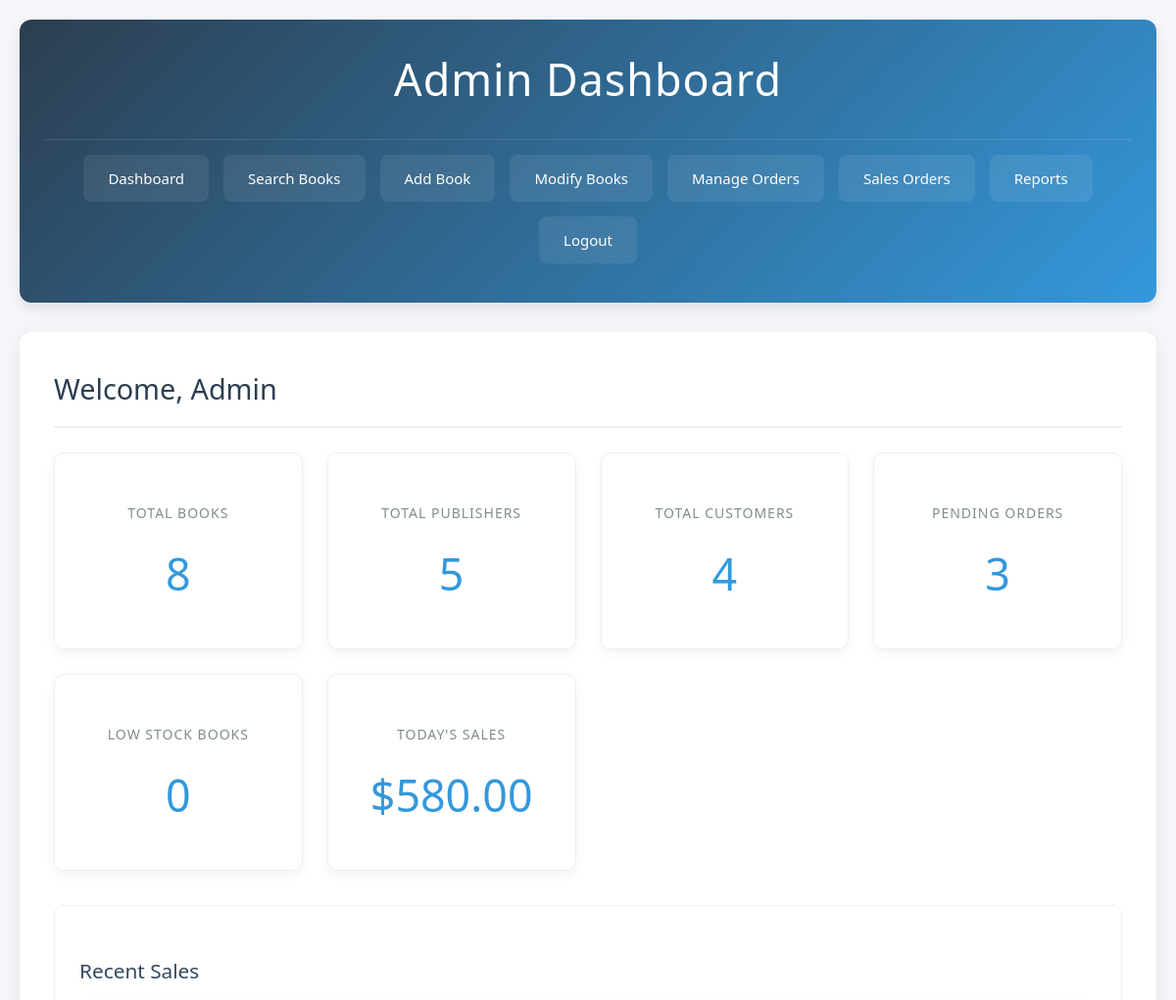
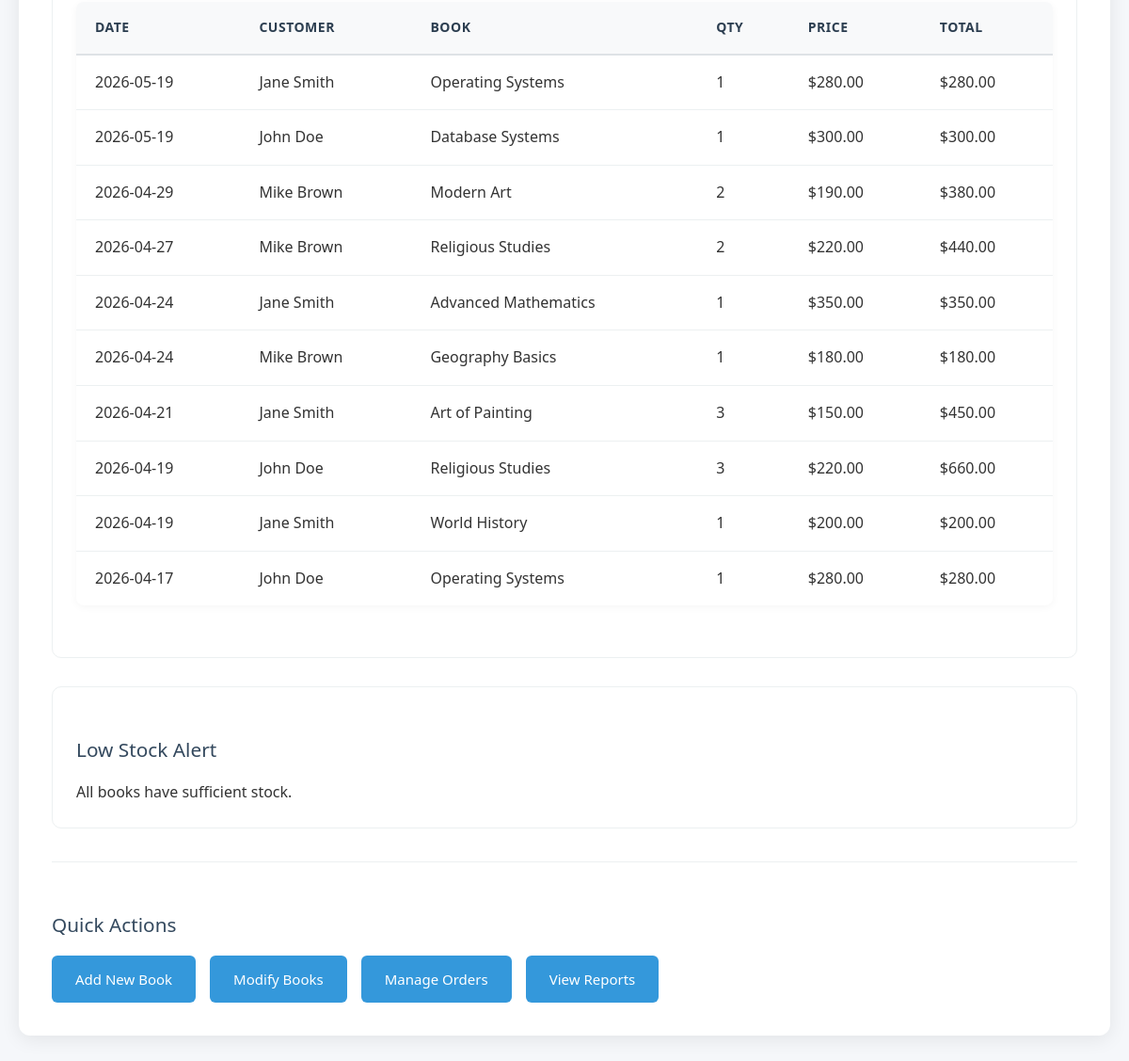
Page /admin/dashboard.php (signed in) on the committed database (2 pictures, top to bottom).
### tables this page shows
CREATE TABLE Sales (
    sale_id INT AUTO_INCREMENT PRIMARY KEY,
    user_id INT,
    ISBNID VARCHAR(20),
    sale_date DATE,
    quantity INT,
    price_at_sale DECIMAL(10,2),
    FOREIGN KEY (user_id) REFERENCES Users(user_id),
    FOREIGN KEY (ISBNID) REFERENCES Book(ISBNID)
);

CREATE TABLE Book (
    ISBNID VARCHAR(20) PRIMARY KEY,
    title VARCHAR(150) NOT NULL,
    PID INT NOT NULL,
    publication_year INT CHECK (publication_year >= 1900),
    price DECIMAL(10,2) CHECK (price > 0),
    category ENUM('Science','Art','Religion','History','Geography'),
    quantity INT DEFAULT 0,
    threshold INT DEFAULT 5,
    FOREIGN KEY (PID) REFERENCES Publisher(PID)
);

### admin/dashboard.php (the view, shortened to what this page needs)
<?php
require_once '../includes/config.php';
$stats = [
    'total_books' => $pdo->query("SELECT COUNT(*) FROM Book")->fetchColumn(),
    'total_publishers' => $pdo->query("SELECT COUNT(*) FROM Publisher")->fetchColumn(),
    'total_customers' => $pdo->query("SELECT COUNT(*) FROM Users WHERE role = 'CUSTOMER'")->fetchColumn(),
    'pending_orders' => $pdo->query("SELECT COUNT(*) FROM Publisher_Order WHERE status = 'Pending'")->fetchColumn(),
    'low_stock_books' => $pdo->query("SELECT COUNT(*) FROM Book WHERE quantity < threshold")->fetchColumn(),
    'total_sales_today' => $pdo->query("SELECT SUM(quantity * price_at_sale) FROM Sales WHERE sale_date = CURDATE()")->fetchColumn() ?? 0,
];
$recent_sales = $pdo->query("
    SELECT s.*, b.title, u.username, CONCAT(up.first_name, ' ', up.last_name) as customer_name
    FROM Sales s
    JOIN Book b ON s.ISBNID = b.ISBNID
    JOIN Users u ON s.user_id = u.user_id
    JOIN UserProfile up ON u.user_id = up.user_id
    ORDER BY s.sale_date DESC, s.sale_id DESC
    LIMIT 10
")->fetchAll(PDO::FETCH_ASSOC);
$low_stock = $pdo->query("
    SELECT b.*, p.name as publisher_name
    FROM Book b
    JOIN Publisher p ON b.PID = p.PID
    WHERE b.quantity < b.threshold
    ORDER BY b.quantity ASC
    LIMIT 10
")->fetchAll(PDO::FETCH_ASSOC);
?>
<!DOCTYPE html>
<html lang="en">
<head>
    <link rel="stylesheet" href="../css/style.css">
</head>
<body>
    <div class="container">
        <header>
            <h1>Admin Dashboard</h1>
            <nav>
                <a href="dashboard.php">Dashboard</a>
                <a href="search.php">Search Books</a>
                <a href="add_book.php">Add Book</a>
                <a href="modify_book.php">Modify Books</a>
                <a href="manage_orders.php">Manage Orders</a>
                <a href="view_orders.php">Sales Orders</a>
                <a href="reports.php">Reports</a>
                <a href="../logout.php">Logout</a>
            </nav>
        </header>
        <main>
            <h2>Welcome, Admin</h2>
            <div class="stats-grid">
                <div class="stat-card">
                    <h3>Total Books</h3>
                    <p class="stat-number"><?php echo $stats['total_books']; ?></p>
                </div>
                <div class="stat-card">
                    <h3>Total Publishers</h3>
                    <p class="stat-number"><?php echo $stats['total_publishers']; ?></p>
                </div>
                <div class="stat-card">
                    <h3>Total Customers</h3>
                    <p class="stat-number"><?php echo $stats['total_customers']; ?></p>
                </div>
                <div class="stat-card">
                    <h3>Pending Orders</h3>
                    <p class="stat-number"><?php echo $stats['pending_orders']; ?></p>
                </div>
                <div class="stat-card">
                    <h3>Low Stock Books</h3>
                    <p class="stat-number"><?php echo $stats['low_stock_books']; ?></p>
                </div>
                <div class="stat-card">
                    <h3>Today's Sales</h3>
                    <p class="stat-number">$<?php echo number_format($stats['total_sales_today'], 2); ?></p>
                </div>
            </div>
            <div class="dashboard-sections">
                <div class="section">
                    <h3>Recent Sales</h3>
                    <table>
                        <thead>
                            <tr>
                                <th>Date</th>
                                <th>Customer</th>
                                <th>Book</th>
                                <th>Qty</th>
                                <th>Price</th>
                                <th>Total</th>
                            </tr>
                        </thead>
                        <tbody>
                            <?php foreach ($recent_sales as $sale): ?>
                            <tr>
                                <td><?php echo $sale['sale_date']; ?></td>
                                <td><?php echo $sale['customer_name']; ?></td>
                                <td><?php echo $sale['title']; ?></td>
                                <td><?php echo $sale['quantity']; ?></td>
                                <td>$<?php echo $sale['price_at_sale']; ?></td>
                                <td>$<?php echo number_format($sale['quantity'] * $sale['price_at_sale'], 2); ?></td>
                            </tr>
                            <?php endforeach; ?>
                        </tbody>
                    </table>
                </div>
                <div class="section">
                    <h3>Low Stock Alert</h3>
                    <?php if (!empty($low_stock)): ?>
                    <table>
                        <thead>
                            <tr>
                                <th>ISBN</th>
                                <th>Title</th>
                                <th>Publisher</th>
                                <th>Current</th>
                                <th>Threshold</th>
                                <th>Status</th>
                            </tr>
                        </thead>
                        <tbody>
                            <?php foreach ($low_stock as $book): ?>
                            <tr>
                                <td><?php echo $book['ISBNID']; ?></td>
                                <td><?php echo $book['title']; ?></td>
                                <td><?php echo $book['publisher_name']; ?></td>
                                <td><?php echo $book['quantity']; ?></td>
                                <td><?php echo $book['threshold']; ?></td>
                                <td><span class="status-warning">Low Stock</span></td>
                            </tr>
                            <?php endforeach; ?>
                        </tbody>
                    </table>
                    <?php else: ?>
                    <p>All books have sufficient stock.</p>
                    <?php endif; ?>
                </div>
            </div>
            <div class="quick-actions">
                <h3>Quick Actions</h3>
                <div class="action-buttons">
                    <a href="add_book.php" class="btn">Add New Book</a>
                    <a href="modify_book.php" class="btn">Modify Books</a>
                    <a href="manage_orders.php" class="btn">Manage Orders</a>
                    <a href="reports.php" class="btn">View Reports</a>
                </div>
            </div>
        </main>
    </div>
</body>
</html>

### css/style.css (style rules this page uses)
* { margin: 0; padding: 0; box-sizing: border-box; }
body { font-family: 'Segoe UI', Tahoma, Geneva, Verdana, sans-serif; line-height: 1.6; color: #333; background-color: #f5f7fa; }
.container { max-width: 1400px; margin: 0 auto; padding: 20px; }
header { background: linear-gradient(135deg, #2c3e50 0%, #3498db 100%); color: white; padding: 25px; border-radius: 12px; margin-bottom: 30px; box-shadow: 0 6px 15px rgba(0, 0, 0, 0.1); }
header h1 { margin-bottom: 25px; font-size: 2.8rem; text-align: center; font-weight: 300; letter-spacing: 1px; }
nav { display: flex; justify-content: center; gap: 15px; flex-wrap: wrap; padding: 15px 0; border-top: 1px solid rgba(255, 255, 255, 0.1); }
nav a { color: white; text-decoration: none; padding: 12px 25px; border-radius: 8px; background: rgba(255, 255, 255, 0.08); transition: all 0.3s ease; font-size: 15px; font-weight: 500; display: flex; align-items: center; gap: 8px; }
main { background: white; padding: 35px; border-radius: 12px; box-shadow: 0 4px 20px rgba(0, 0, 0, 0.08); margin-bottom: 30px; }
h2 { color: #2c3e50; margin-bottom: 25px; padding-bottom: 15px; border-bottom: 2px solid #ecf0f1; font-size: 1.8rem; font-weight: 400; }
h3 { color: #34495e; margin: 25px 0 15px; font-size: 1.3rem; font-weight: 500; }
.btn { display: inline-flex; align-items: center; justify-content: center; gap: 8px; padding: 12px 24px; background: #3498db; color: white; text-decoration: none; border: none; border-radius: 6px; cursor: pointer; transition: all 0.3s ease; font-size: 15px; font-weight: 500; border: 1px solid transparent; }
table { width: 100%; border-collapse: collapse; margin-bottom: 30px; background: white; box-shadow: 0 2px 8px rgba(0, 0, 0, 0.04); border-radius: 8px; overflow: hidden; }
th, td { padding: 16px 20px; text-align: left; border-bottom: 1px solid #ecf0f1; }
th { background: #f8f9fa; color: #2c3e50; font-weight: 600; font-size: 14px; text-transform: uppercase; letter-spacing: 0.5px; border-bottom: 2px solid #dee2e6; }
tr:last-child td { border-bottom: none; }
.stat-card { background: white; padding: 25px; border-radius: 10px; box-shadow: 0 4px 12px rgba(0, 0, 0, 0.05); text-align: center; border: 1px solid #ecf0f1; transition: transform 0.3s ease; }
.stat-number { font-size: 2.8rem; font-weight: 300; color: #3498db; margin: 15px 0; }
.stat-card h3 { color: #7f8c8d; font-size: 14px; text-transform: uppercase; letter-spacing: 1px; margin-bottom: 10px; }
.stats-grid { display: grid; grid-template-columns: repeat(auto-fit, minmax(200px, 1fr)); gap: 25px; margin-bottom: 35px; }
.dashboard-sections { display: grid; grid-template-columns: 1fr 1fr; gap: 30px; margin-bottom: 30px; }
@media (max-width: 1200px) { .dashboard-sections { grid-template-columns: 1fr; } }
.section { background: white; padding: 25px; border-radius: 10px; border: 1px solid #ecf0f1; }
.quick-actions { margin-top: 35px; padding-top: 25px; border-top: 1px solid #ecf0f1; }
.action-buttons { display: flex; gap: 15px; flex-wrap: wrap; }

### rows in the picture
sales: sale_date "2026-05-19", customer_name "Jane Smith", ISBNID.title "Operating Systems", quantity "1", price_at_sale "280.00", $sale['quantity']*$sale['price_at_sale'] "280.00"
sales: sale_date "2026-05-19", customer_name "John Doe", ISBNID.title "Database Systems", quantity "1", price_at_sale "300.00", $sale['quantity']*$sale['price_at_sale'] "300.00"
sales: sale_date "2026-04-29", customer_name "Mike Brown", ISBNID.title "Modern Art", quantity "2", price_at_sale "190.00", $sale['quantity'] * $sale['price_at_sale'] "380.00"
sales: sale_date "2026-04-27", customer_name "Mike Brown", ISBNID.title "Religious Studies", quantity "2", price_at_sale "220.00", $sale['quantity'] * $sale['price_at_sale'] "440.00"
sales: sale_date "2026-04-24", customer_name "Jane Smith", ISBNID.title "Advanced Mathematics", quantity "1", price_at_sale "350.00", $sale['quantity']*$sale['price_at_sale'] "350.00"
sales: sale_date "2026-04-24", customer_name "Mike Brown", ISBNID.title "Geography Basics", quantity "1", price_at_sale "180.00", $sale['quantity']*$sale['price_at_sale'] "180.00"
sales: sale_date "2026-04-21", customer_name "Jane Smith", ISBNID.title "Art of Painting", quantity "3", price_at_sale "150.00", $sale['quantity'] * $sale['price_at_sale'] "450.00"
sales: sale_date "2026-04-19", customer_name "John Doe", ISBNID.title "Religious Studies", quantity "3", price_at_sale "220.00", $sale['quantity'] * $sale['price_at_sale'] "660.00"
sales: sale_date "2026-04-19", customer_name "Jane Smith", ISBNID.title "World History", quantity "1", price_at_sale "200.00", $sale['quantity']*$sale['price_at_sale'] "200.00"
sales: sale_date "2026-04-17", customer_name "John Doe", ISBNID.title "Operating Systems", quantity "1", price_at_sale "280.00", $sale['quantity']*$sale['price_at_sale'] "280.00"

### other values in the picture
$stats['total_books'] "8"
$stats['total_publishers'] "5"
$stats['total_customers'] "4"
$stats['pending_orders'] "3"
$stats['low_stock_books'] "0"
$stats['total_sales_today'] "580.00"
